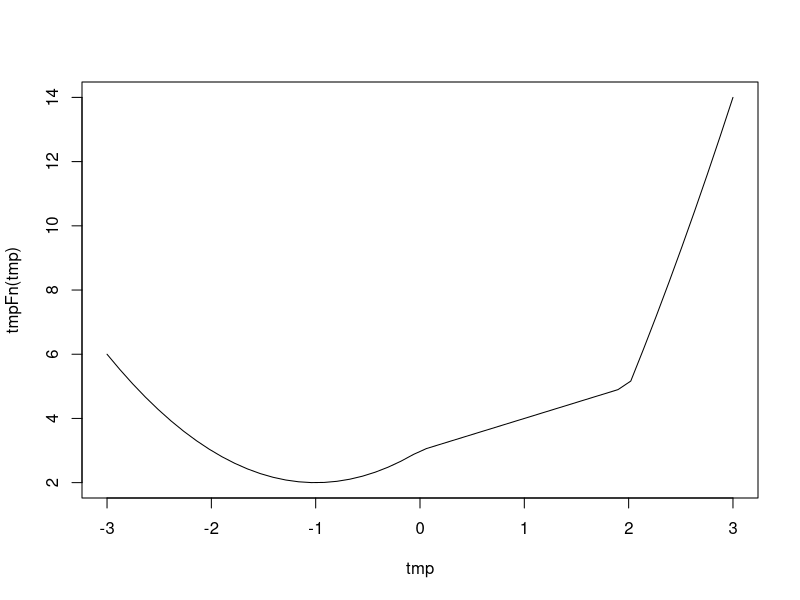

Write R code to recreate this figure.
## ---- chunk 1
knitr::opts_chunk$set(echo = TRUE)
## ---- chunk 2

tmpFn1 <- function(xVec){
  return(xVec^(1:length(xVec)))
}

## simple example
a <- c(2, 5, 3, 8, 2, 4)

b <- tmpFn1(a)
b

## ---- chunk 3
tmpFn2 <- function(xVec2){
  
  n = length(xVec2)
  
  return(xVec2^(1:n)/(1:n))
}



c <- tmpFn2(a)
c


## ---- chunk 4

tmpFn3 <-function(x, n){
  1+sum((x^(1:n))/(1:n))
}

## ---- chunk 5

tmpFn <- function(xVec){
   lenx <- length(xVec)
   (xVec[1:(lenx-2)]+xVec[2:(lenx-1)]+xVec[3:lenx])/3
}
tmpFn(c(1:5,6:1))

## ---- chunk 6
tmpFn <- function(x)
{
ifelse(x < 0, x^2 + 2*x + 3, ifelse(x < 2, x+3, x^2 + 4*x - 7))
}
tmp <- seq(-3, 3, len=50)
plot(tmp, tmpFn(tmp), type="l")
## ---- chunk 7


 tmpFn <- function(mat)
{
   mat[mat%%2==1] <- 2 * mat[mat%%2==1]
   mat
 }

# can test function with matA

matA <- matrix(c(1, 5, -2, 1, 2, -1, 3, 6,-3), nrow = 3, ncol = 3)
matA
## ---- chunk 8
tmpFn(matA)

## ---- chunk 9
tmpFn <- function(n, k)

  {
tmp <- diag(k, nrow = n, ncol = n)
tmp[abs(row(tmp) - col(tmp)) == 1] <- 1
tmp
}
tmpFn(5, 2)

## ---- chunk 10


quadrant <- function(alpha)
{
 1+(alpha%%360)%/%90

}
    

## ---- chunk 11
weekday <- function(day, month, year){
    if (month-2<=0){
    month <- month-2 +12
    year <- year - 1
    }
   else{
   month <- month -2
 }

  c <- year%/%100
  
  y <- year%%100
  
  result <- 1+((2.6*month-0.2)+day+y+(y%/%4)+(c%/%4)-2*c)%%7
  c("Sunday","Monday","Tuesday","Wednesday","Thursday","Friday","Saturday")[result]
  
}
## ---- chunk 12
testLoop <- function(n)
{
xVec <- rep(NA, n-1)
xVec[1] <- 1
xVec[2] <- 2
for( j in 3:(n-1) )
xVec[j] <- xVec[j-1] + 2/xVec[j-1]
xVec
}

## ---- chunk 13
testLoop2 <- function(yVec)
{
n <- length(yVec)
sum( exp(seq(along=yVec)) )
}
## ---- chunk 14
quadmap <- function(start, rho, niter)
{
xVec <- rep(NA,niter)
xVec[1] <- start
for(i in 1:(niter-1)) {
xVec[i + 1] <- rho * xVec[i] * (1 - xVec[i])
}
x
}
## ---- chunk 15
quad2 <- function(start, rho, eps = 0.02)
{
x1 <- start
x2 <- rho*x1*(1 - x1)
niter <- 1
while(abs(x1 - x2) >= eps) {
x1 <- x2
x2 <- rho*x1*(1 - x1)
niter <- niter + 1
}
niter
}
## ---- chunk 16
tmpFn <- function(xVec)
{
xc <- xVec - mean(xVec)
denom <- sum(xc^2)
n <- length(x)
r1 <- sum( xc[2:n] * xc[1:(n-1)] )/denom
r2 <- sum( xc[3:n] * xc[1:(n-2)] )/denom
list(r1 = r1, r2 = r2)
}
## ---- chunk 17
tmpnFn <- function(x, k)
{
xc <- x - mean(x)
denom <- sum(xc^2)
n <- length(x)
tmpFn <- function(j){ sum( xc[(j+1):n] * xc[1:(n-j)] )/denom }
c(1, sapply(1:k, tmpFn))}

